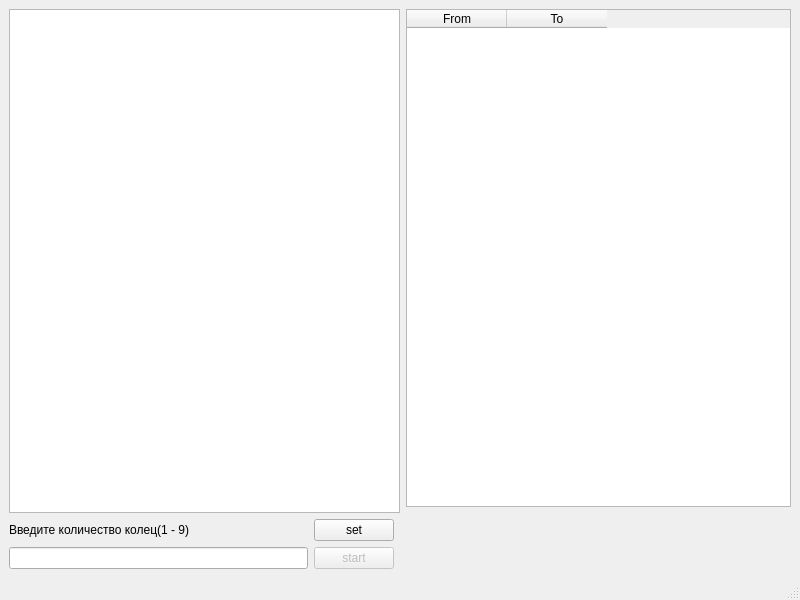
<?xml version="1.0" encoding="UTF-8"?>
<ui version="4.0">
 <class>MainWindow</class>
 <widget class="QMainWindow" name="MainWindow">
  <property name="geometry">
   <rect>
    <x>0</x>
    <y>0</y>
    <width>800</width>
    <height>600</height>
   </rect>
  </property>
  <property name="windowTitle">
   <string>MainWindow</string>
  </property>
  <widget class="QWidget" name="centralwidget">
   <layout class="QGridLayout" name="gridLayout_4">
    <item row="2" column="0">
     <layout class="QGridLayout" name="gridLayout_3">
      <item row="0" column="0">
       <widget class="QLabel" name="label">
        <property name="text">
         <string>Введите количество колец(1 - 9)</string>
        </property>
       </widget>
      </item>
      <item row="1" column="0">
       <widget class="QLineEdit" name="input"/>
      </item>
      <item row="1" column="1">
       <widget class="QPushButton" name="move">
        <property name="enabled">
         <bool>false</bool>
        </property>
        <property name="text">
         <string>start</string>
        </property>
       </widget>
      </item>
      <item row="0" column="1">
       <widget class="QPushButton" name="set">
        <property name="text">
         <string>set</string>
        </property>
       </widget>
      </item>
     </layout>
    </item>
    <item row="0" column="0" rowspan="2" colspan="2">
     <widget class="QGraphicsView" name="graphicsView"/>
    </item>
    <item row="0" column="2">
     <widget class="QTableWidget" name="tableWidget">
      <column>
       <property name="text">
        <string>From</string>
       </property>
      </column>
      <column>
       <property name="text">
        <string>To</string>
       </property>
      </column>
     </widget>
    </item>
   </layout>
  </widget>
  <widget class="QMenuBar" name="menubar">
   <property name="geometry">
    <rect>
     <x>0</x>
     <y>0</y>
     <width>800</width>
     <height>22</height>
    </rect>
   </property>
  </widget>
  <widget class="QStatusBar" name="statusbar"/>
 </widget>
 <resources/>
 <connections/>
</ui>
